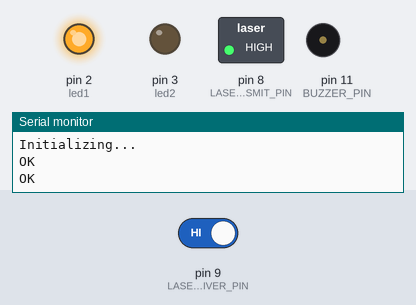
A sketch run on a simulated Arduino Uno, built with avr-gcc and run on an emulated ATmega328P. Shown: switched loads named in the sketch (green lamp = pin HIGH), output pins drawn as LEDs (lit = HIGH), buzzer (waves = sounding, pin HIGH), the last lines printed to the serial monitor. The test bench sets the inputs (shaded band); at power-on: pin 9 (LASER_RECEIVER_PIN) HIGH. The modem accepts every AT command (registered, SIM ready, sends succeed) and sends nothing else.

Above: at 3.2 s.
3.3 s: pin 9 (LASER_RECEIVER_PIN) driven LOW
At 4.2 s:
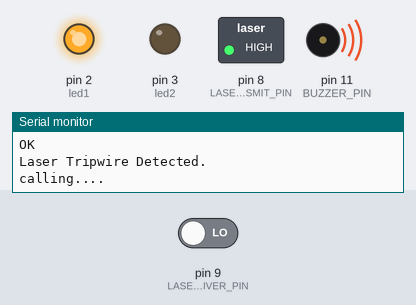
At 25.2 s:
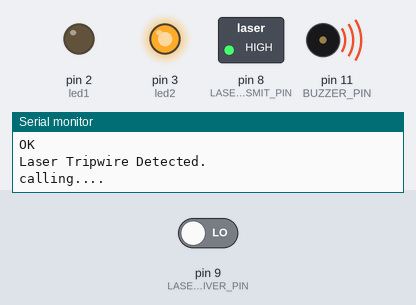
Timing chart, 0 to 25.8 s (numbered marks = the images above; inputs shaded):
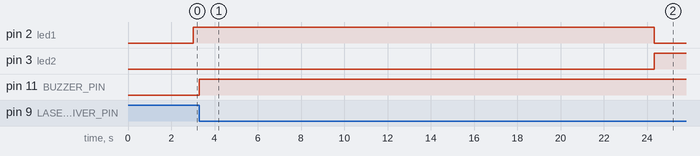

Measured:
- after the input at 3.3 s, pin 2 (led1): HIGH → LOW after 21.0 s; pin 3 (led2): LOW → HIGH after 21.0 s; pin 11 (BUZZER_PIN): LOW → HIGH at once

The sketch:

Security_System.ino
```cpp
#include <SoftwareSerial.h>

//phone number must be with country code
//NOTE: Must be your personal phone number here
//this is not gsm module phone number
const String PHONE = "ENTER_YOUR_PHONE_NUMBER";

//SIM800L Module pin
#define rxPin 4
#define txPin 5
SoftwareSerial sim800L(rxPin,txPin);

#define LASER_RECEIVER_PIN 9
#define LASER_TRANSMIT_PIN 8
//fire_flag = 0 means tripwire detected
boolean laser_flag = 0;

//int Laser = 8;
//int Ldr = 9;
#define BUZZER_PIN 11
//int buzzer = 11;
int led1 = 2;
int led2 = 3;

void setup()
{
    //Begin serial communication: Arduino IDE (Serial Monitor)
    Serial.begin(115200);
    //----------------------------------------------------------------
    //Begin serial communication: SIM800L
    sim800L.begin(9600);
    //----------------------------------------------------------------
    pinMode(LASER_RECEIVER_PIN,INPUT);
    pinMode(LASER_TRANSMIT_PIN,OUTPUT);
    //by default the LASER Transmitter is ON
    digitalWrite(LASER_TRANSMIT_PIN,HIGH);
    //----------------------------------------------------------------
    pinMode(BUZZER_PIN, OUTPUT);
    //by default the BUZZER is OFF
    digitalWrite(BUZZER_PIN,LOW);
    //----------------------------------------------------------------
    //pinMode(Laser,OUTPUT);
    //pinMode(Ldr,INPUT);
    //pinMode(buzzer,OUTPUT);
    pinMode(led1,OUTPUT);
    pinMode(led2,OUTPUT);

    Serial.println("Initializing...");

    //Once the handshake test is successful, it will back to OK
    sim800L.println("AT");
    delay(1000);
    sim800L.println("AT+CMGF=1");
    delay(1000);
    //----------------------------------------------------------------
}

 void loop()
{
    while(sim800L.available())
    {
        Serial.println(sim800L.readString());
    }

    int laser_value = digitalRead(LASER_RECEIVER_PIN);

    if(laser_value == LOW)
    {
        digitalWrite(BUZZER_PIN,HIGH);
        if(laser_flag == 0)
        {
            Serial.println("Laser Tripwire Detected.");
            laser_flag == 1;
            make_call();
        }
        digitalWrite(2,LOW);
        digitalWrite(3,HIGH);
        //----------------------------------------------------------------
    }

    else
    {
        //Serial.println("Laser Tripwire !Detected.");
        digitalWrite(BUZZER_PIN,LOW);
        laser_flag = 0;
        digitalWrite(2,HIGH);
        digitalWrite(3,LOW);
    }
}

void make_call()
{
    Serial.println("calling....");
    sim800L.println("ATD"+PHONE+";");
    delay(20000); //20 sec delay
    sim800L.println("ATH");
    delay(1000); //1 sec delay
}
```
